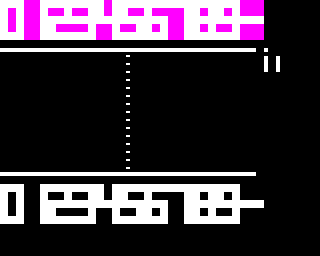

Rendered tile map (Tiled .tmx) drawn with the repository's tilesets; below, a short description and the map source with its tile grids summarised:
An orthogonal 40x32 tile map with 8x8 px tiles, 1 tile layer (Tile Layer 1).

<map version="1.0" orientation="orthogonal" width="40" height="32" tilewidth="8" tileheight="8">
 <tileset firstgid="1" name="pong" tilewidth="8" tileheight="8">
  <image source="pong.png" trans="ff00ff" width="32" height="32" />
 </tileset>
 <layer name="Tile Layer 1" width="40" height="32">
  <data>[1280 cells, 1280 non-empty, 14 distinct tile ids]</data>
 </layer>
</map>